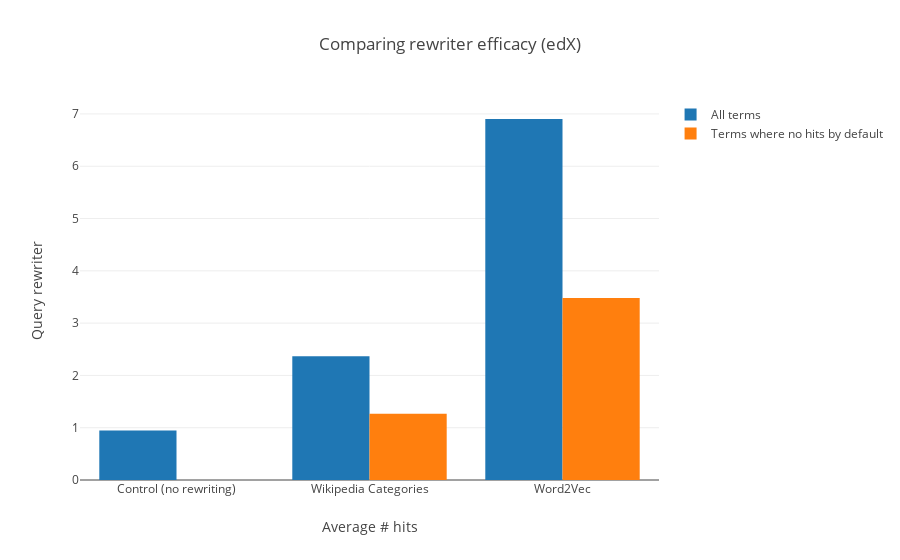

The cell this chart's notebook holds for it:
### Code cell
# more stats
rewriter_names =[
    'control',
    'wiki',
    'word2vec'
]
# series containing # of hits for each search term
data_series = [df[name] for name in rewriter_names]
average_hits = [s.mean() for s in data_series]

# now filter on just those terms where the control gives nothing

df_where_no_hits = df[df['control'] == 0]
data_series_zero = [df_where_no_hits[name] for name in rewriter_names]
average_hits_zero = [s.mean() for s in data_series_zero]


# bar chart of hits

# first trace: all search terms
rewriter_fancy_names = [
    'Control (no rewriting)',
    'Wikipedia Categories',
    'Word2Vec'
]

traceAllTerms = go.Bar(
    x=rewriter_fancy_names,
    y=average_hits,
    name='All terms'
)
traceJustMisses = go.Bar(
    x=rewriter_fancy_names,
    y=average_hits_zero,
    name='Terms where no hits by default'
)

traces = [traceAllTerms, traceJustMisses]
layout = go.Layout(
    barmode='group',
    title='Comparing rewriter efficacy (edX)',
    xaxis=dict(
        title='Average # hits'
    ),
    yaxis=dict(
        title='Query rewriter'
    )
)

fig = go.Figure(data=traces, layout=layout)
py.iplot(fig)

### Figure 1 — Plotly figure (JSON) as saved in the notebook; plotly's stock layout.template omitted (floating-point values rounded to 4 significant figures)
{"data": [{"name": "All terms", "type": "bar", "x": ["Control (no rewriting)", "Wikipedia Categories", "Word2Vec"], "y": [0.9474, 2.368, 6.904]}, {"name": "Terms where no hits by default", "type": "bar", "x": ["Control (no rewriting)", "Wikipedia Categories", "Word2Vec"], "y": [0, 1.266, 3.479]}], "layout": {"barmode": "group", "title": "Comparing rewriter efficacy (edX)", "xaxis": {"title": "Average # hits"}, "yaxis": {"title": "Query rewriter"}}}
